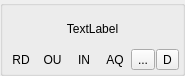
<?xml version="1.0" encoding="UTF-8"?>
<ui version="4.0">
 <class>GroupBox</class>
 <widget class="QGroupBox" name="GroupBox">
  <property name="geometry">
   <rect>
    <x>0</x>
    <y>0</y>
    <width>185</width>
    <height>76</height>
   </rect>
  </property>
  <property name="sizePolicy">
   <sizepolicy hsizetype="Maximum" vsizetype="Maximum">
    <horstretch>0</horstretch>
    <verstretch>0</verstretch>
   </sizepolicy>
  </property>
  <property name="windowTitle">
   <string>GroupBox</string>
  </property>
  <layout class="QVBoxLayout" name="verticalLayout">
   <property name="spacing">
    <number>0</number>
   </property>
   <property name="leftMargin">
    <number>3</number>
   </property>
   <property name="topMargin">
    <number>3</number>
   </property>
   <property name="rightMargin">
    <number>3</number>
   </property>
   <property name="bottomMargin">
    <number>3</number>
   </property>
   <item>
    <widget class="QLabel" name="statusLabel">
     <property name="text">
      <string>TextLabel</string>
     </property>
     <property name="alignment">
      <set>Qt::AlignCenter</set>
     </property>
    </widget>
   </item>
   <item>
    <layout class="QHBoxLayout" name="horizontalLayout">
     <property name="spacing">
      <number>1</number>
     </property>
     <item>
      <widget class="QLabel" name="readyLabel">
       <property name="text">
        <string>RD</string>
       </property>
       <property name="alignment">
        <set>Qt::AlignCenter</set>
       </property>
      </widget>
     </item>
     <item>
      <widget class="QLabel" name="sendLabel">
       <property name="text">
        <string>OU</string>
       </property>
       <property name="alignment">
        <set>Qt::AlignCenter</set>
       </property>
      </widget>
     </item>
     <item>
      <widget class="QLabel" name="recvLabel">
       <property name="text">
        <string>IN</string>
       </property>
       <property name="alignment">
        <set>Qt::AlignCenter</set>
       </property>
      </widget>
     </item>
     <item>
      <widget class="QLabel" name="autoQueryLabel">
       <property name="text">
        <string>AQ</string>
       </property>
       <property name="alignment">
        <set>Qt::AlignCenter</set>
       </property>
      </widget>
     </item>
     <item>
      <widget class="QToolButton" name="telemetryToolButton">
       <property name="text">
        <string>...</string>
       </property>
       <property name="checkable">
        <bool>true</bool>
       </property>
      </widget>
     </item>
     <item>
      <widget class="QToolButton" name="disconnectToolButton">
       <property name="text">
        <string>D</string>
       </property>
      </widget>
     </item>
    </layout>
   </item>
  </layout>
 </widget>
 <resources/>
 <connections/>
</ui>
